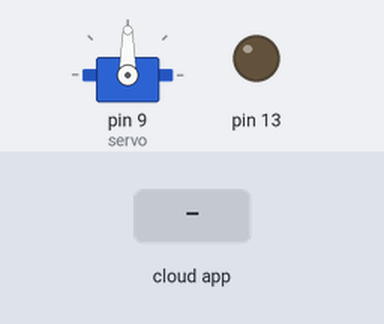
This sketch was run on a simulated Arduino Uno, built with avr-gcc and run on an emulated ATmega328P. Shown: servo, output pins drawn as LEDs (lit = HIGH). The inputs (shaded band) are chosen by the test bench. The ROS host is connected and sends only what is stated.

Above: at 1.2 s.
1.3 s: the phone or cloud app sets servo to -100
At 2.4 s:
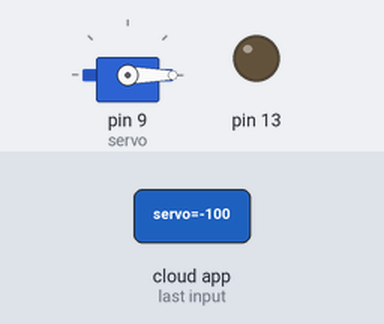
2.8 s: the phone or cloud app sets servo to 100
At 3.7 s:
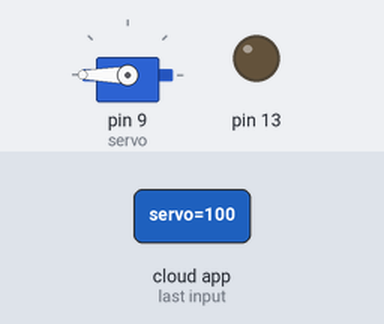
4.3 s: the phone or cloud app sets servo to 0
At 5.0 s:
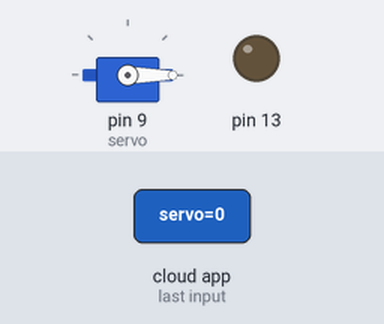
Timing chart, 0 to 7.3 s (numbered marks = the images above; inputs shaded):
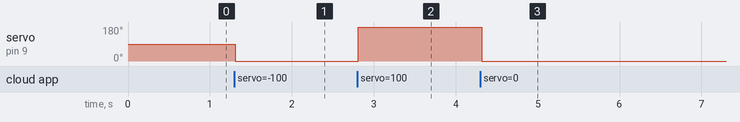

Measured:
- after the input at 1.3 s, servo on pin 9 (servo): 90° → 0° at once
- after the input at 2.8 s, servo on pin 9 (servo): 0° → 180° at once
- after the input at 4.3 s, servo on pin 9 (servo): 180° → 0° at once

The sketch:

Servo_Detecto.ino
```cpp
#if (ARDUINO >= 100)
 #include <Arduino.h>
#else
 #include <WProgram.h>
#endif

#include <Servo.h>
#include <ros.h>
#include <std_msgs/Float32.h>

ros::NodeHandle  nh;

Servo servo;

void servo_cb(const std_msgs::Float32& Prediction){

  if (Prediction.data > 0.5){
    servo.write(180);
  }
  else if (Prediction.data < 0.5){
    servo.write(0);
  }
}


ros::Subscriber<std_msgs::Float32> sub("servo", servo_cb);

void setup(){
  pinMode(13, OUTPUT);

  nh.initNode();
  nh.subscribe(sub);

  servo.attach(9); //attach it to pin 9
}

void loop(){
  nh.spinOnce();
  delay(100);
}
```
